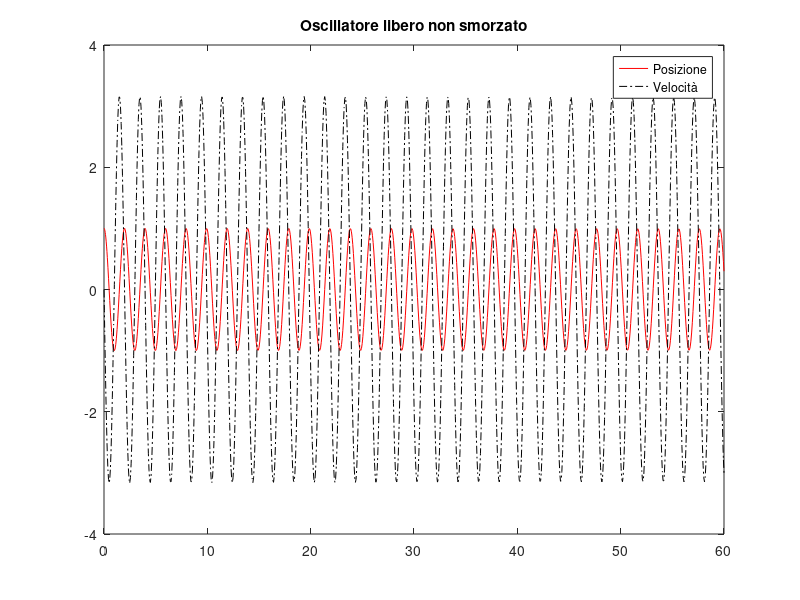

Recreate this plot in MATLAB.
%% Oscillatore Armonico

CHOICE = menu("Scegliere il grafico desiderato:", "Oscillatore libero non smorzato", ...
                        "Oscillatore libero sottosmorzato", ...
                        "Oscillatore libero sovrasmorzato", ...
                        "Oscillatore forzato smorzato");
switch CHOICE
    case {1}
        m=1;h=10;k=0;f=0;
        u = [1, 0];
        titolo = "Oscillatore libero non smorzato";
    case {2}
        m=1;h=10;k=.5;f=0;
        u = [1, 0];
        titolo = "Oscillatore libero sottosmorzato";
    case {3}
        m=1;h=10;k=10;f=0;
        u = [1, 0];
        titolo = "Oscillatore libero sovrasmorzato";
    case {4}
        m=2;h=10;k=0.75;f=25;
        u = [2, 0];
        titolo = "Oscillatore forzato smorzato";
    otherwise
        disp('Error.');
end
x = @(t, u) [u(2); (-h*u(1)-k*u(2)+f)/m];

[t, y] = ode45(x, [0, 60], u);
figure('Units', 'normalized', 'Position', [0, 0, 1, 1]);
plot(t, y(:,1), "r-", t, y(:,2), "k-.");
legend("Posizione", "Velocità");
title(titolo);


%%
clear("CHOICE", "f", "h", "k", "m", "t", "titolo", "u", "x", "y");
